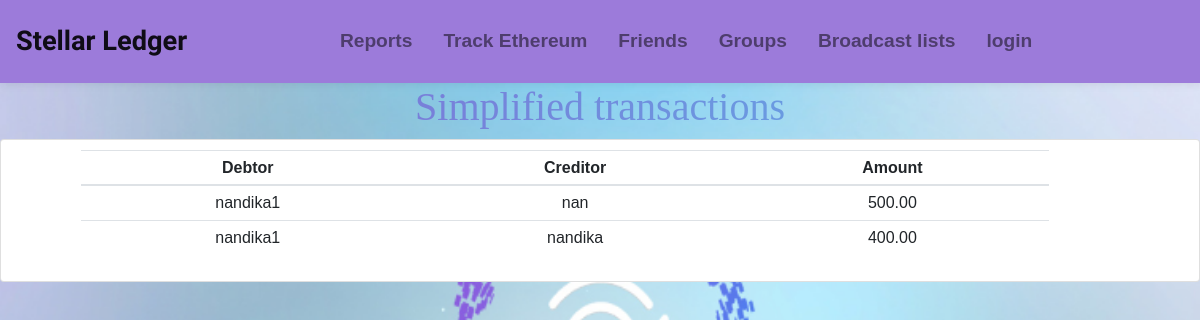
The app's page /group/view_simplified_txns/2/ with its own data.
### expensegroups/models.py (models this page shows)
class ExpenseGroupMember(models.Model):
    group = models.ForeignKey(ExpenseGroup, on_delete=models.CASCADE)
    user = models.ForeignKey(User, on_delete=models.CASCADE)

### expensegroups/views.py (the view)
# urls.py: path('view_simplified_txns/<int:id>/', views.view_simplified_txns, name='view_simplified_txns'),
def view_simplified_txns(request, id):
    group = ExpenseGroup.objects.get(id=id)
    expense_graph_solver = ExpenseGraphSolver(group)
    expense_graph_solver.create_edges()
    txns = expense_graph_solver.get_transactions()
    transactions = []
    for t in txns:
        debtor = ExpenseGroupMember.objects.get(id=t['debtor'])
        creditor = ExpenseGroupMember.objects.get(id=t['creditor'])
        amount = t['amount']
        transactions.append({'debtor': debtor, 'creditor': creditor, 'amount': amount})
    return render(request, 'expensegroups/view_simplified_txns.html', {'transactions': transactions})

### expensegroups/models.py (called while the page is built)
    def set_member_id(self):
        a = 0
        for m in self.members:
            self.member_id_to_index[m.id] = a
            self.index_to_member_id[a] = m.id
            a += 1

    def create_edges(self):
        graph = [[0 for i in range(self.N)] for j in range(self.N)]
        self.set_member_id()
        for edge in self.group.edge_set.all():
            graph[self.member_id_to_index[edge.debtor.id]][self.member_id_to_index[edge.creditor.id]] += edge.amount
        self.minimize_cash_flow(graph)

    def getMin(self,arr):
        minInd = 0
        for i in range(1, self.N):
            if (arr[i] < arr[minInd]):
                minInd = i
        return minInd

    def getMax(self,arr):
        maxInd = 0
        for i in range(1, self.N):
            if (arr[i] > arr[maxInd]):
                maxInd = i
        return maxInd

    def minCashFlowRec(self, amount):
        mxCredit = self.getMax(amount)
        mxDebit = self.getMin(amount)
        if (amount[mxCredit] == 0 and amount[mxDebit] == 0):
            return 0
        if -amount[mxDebit] < amount[mxCredit]:
            min = -amount[mxDebit]
        else:
            min = amount[mxCredit]
        amount[mxCredit] -=min
        amount[mxDebit] += min
        self.transactions.append({
            'debtor' : self.index_to_member_id[mxDebit],
            'creditor': self.index_to_member_id[mxCredit],
            'amount': min
            })
        self.minCashFlowRec(amount)

    def minimize_cash_flow(self, graph):
        amount = [0 for i in range(self.N)]
        for p in range(self.N):
            for i in range(self.N):
                amount[p] += (graph[i][p] - graph[p][i])
        self.minCashFlowRec(amount)

    def get_transactions(self):
        return self.transactions

### templates/expensegroups/view_simplified_txns.html
{% extends '../base.html' %}
{% block content %}
<h1> <div style="background: linear-gradient(to right, #8860d0 , #5ab9ea);
    -webkit-text-fill-color: transparent;
    -webkit-background-clip: text; font-family: 'Times New Roman', Times, serif;
    text-align: center;">Simplified transactions</div></h1>
<div class="card text-center">
    <div class="text-center padding">
    <table class="table table-sm">
        <thead>
            <tr>
                <th scope="col">Debtor</th>
                <th scope="col">Creditor</th>
                <th scope="col">Amount</th>
              </tr>
        </thead>
        <tbody>
        {% for t in transactions %}
            <tr>
            <td>{{t.debtor.user.username}}</td>
            <td>{{t.creditor.user.username}}</td>
            <td>{{t.amount}}</td>
            </tr>
      {% endfor %}
      </tbody>
    </table>
</div>
</div>
<br>
{% endblock %}

### static/styles.css (style rules this page uses)
.padding { margin-top: 10px; margin-bottom: 10px; margin-right: 150px; margin-left: 80px; }

### templates/base.html (style rules this page uses)
body { font-family: 'Poppins', sans-serif; }

### records on screen
ExpenseGroupMember: debtor.user.username "nandika1", creditor.user.username "nan", amount "500.00", creditor.user.username "nandika", amount "400.00"
